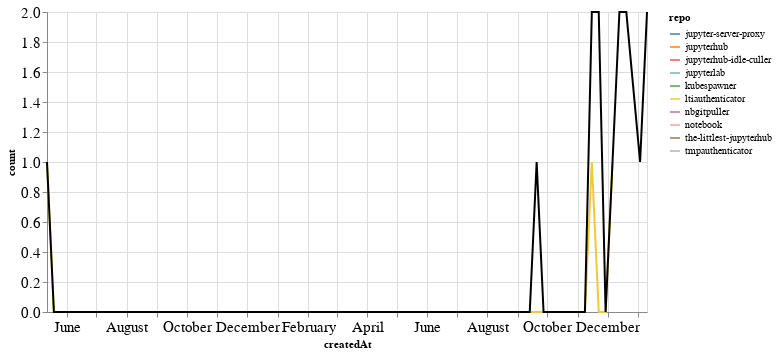

Write notebook code for a chart like this one.
### Markdown cell above
### PRs

### Code cell
prs_time = prs.groupby('repo').resample('W', on='createdAt').count()['author'].reset_index()
prs_time = prs_time.rename(columns={'author': 'count'})
prs_time_total = prs_time.groupby('createdAt').agg({"count": "sum"}).reset_index()

ch1 = alt.Chart(prs_time, width=600).mark_line().encode(
    x='createdAt',
    y='count',
    color='repo',
    tooltip="repo"
)

ch2 = alt.Chart(prs_time_total, width=600).mark_line(color="black").encode(
    x='createdAt',
    y='count',
)

ch1 + ch2

### Figure 1 — Vega-Lite specification as saved in the notebook (floating-point values rounded to 4 significant figures)
{"config": {"axisLeft": {"labelFontSize": 15}, "axisBottom": {"labelFontSize": 15}}, "layer": [{"data": {"name": "data-053a07d5702764309758a24ed65ad767"}, "mark": "line", "encoding": {"color": {"type": "nominal", "field": "repo"}, "tooltip": {"type": "nominal", "field": "repo"}, "x": {"type": "temporal", "field": "createdAt"}, "y": {"type": "quantitative", "field": "count"}}, "width": 600}, {"data": {"name": "data-97ecba3ee1bccc93569a22c69383e7e6"}, "mark": {"type": "line", "color": "black"}, "encoding": {"x": {"type": "temporal", "field": "createdAt"}, "y": {"type": "quantitative", "field": "count"}}, "width": 600}], "$schema": "https://vega.github.io/schema/vega-lite/v4.8.1.json", "datasets": {"data-053a07d5702764309758a24ed65ad767": [{"repo": "jupyter-server-proxy", "createdAt": "2021-01-10T00:00:00", "count": 2}, {"repo": "jupyterhub", "createdAt": "2020-09-20T00:00:00", "count": 1}, {"repo": "jupyterhub-idle-culler", "createdAt": "2020-11-15T00:00:00", "count": 1}, {"repo": "jupyterlab", "createdAt": "2020-11-22T00:00:00", "count": 1}, {"repo": "kubespawner", "createdAt": "2020-12-13T00:00:00", "count": 1}, {"repo": "ltiauthenticator", "createdAt": "2019-05-12T00:00:00", "count": 1}, {"repo": "ltiauthenticator", "createdAt": "2019-05-19T00:00:00", "count": 0}, {"repo": "ltiauthenticator", "createdAt": "2019-05-26T00:00:00", "count": 0}, {"repo": "ltiauthenticator", "createdAt": "2019-06-02T00:00:00", "count": 0}, {"repo": "ltiauthenticator", "createdAt": "2019-06-09T00:00:00", "count": 0}, {"repo": "ltiauthenticator", "createdAt": "2019-06-16T00:00:00", "count": 0}, {"repo": "ltiauthenticator", "createdAt": "2019-06-23T00:00:00", "count": 0}, {"repo": "ltiauthenticator", "createdAt": "2019-06-30T00:00:00", "count": 0}, {"repo": "ltiauthenticator", "createdAt": "2019-07-07T00:00:00", "count": 0}, {"repo": "ltiauthenticator", "createdAt": "2019-07-14T00:00:00", "count": 0}, {"repo": "ltiauthenticator", "createdAt": "2019-07-21T00:00:00", "count": 0}, {"repo": "ltiauthenticator", "createdAt": "2019-07-28T00:00:00", "count": 0}, {"repo": "ltiauthenticator", "createdAt": "2019-08-04T00:00:00", "count": 0}, {"repo": "ltiauthenticator", "createdAt": "2019-08-11T00:00:00", "count": 0}, {"repo": "ltiauthenticator", "createdAt": "2019-08-18T00:00:00", "count": 0}, {"repo": "ltiauthenticator", "createdAt": "2019-08-25T00:00:00", "count": 0}, {"repo": "ltiauthenticator", "createdAt": "2019-09-01T00:00:00", "count": 0}, {"repo": "ltiauthenticator", "createdAt": "2019-09-08T00:00:00", "count": 0}, {"repo": "ltiauthenticator", "createdAt": "2019-09-15T00:00:00", "count": 0}, {"repo": "ltiauthenticator", "createdAt": "2019-09-22T00:00:00", "count": 0}, {"repo": "ltiauthenticator", "createdAt": "2019-09-29T00:00:00", "count": 0}, {"repo": "ltiauthenticator", "createdAt": "2019-10-06T00:00:00", "count": 0}, {"repo": "ltiauthenticator", "createdAt": "2019-10-13T00:00:00", "count": 0}, {"repo": "ltiauthenticator", "createdAt": "2019-10-20T00:00:00", "count": 0}, {"repo": "ltiauthenticator", "createdAt": "2019-10-27T00:00:00", "count": 0}, {"repo": "ltiauthenticator", "createdAt": "2019-11-03T00:00:00", "count": 0}, {"repo": "ltiauthenticator", "createdAt": "2019-11-10T00:00:00", "count": 0}, {"repo": "ltiauthenticator", "createdAt": "2019-11-17T00:00:00", "count": 0}, {"repo": "ltiauthenticator", "createdAt": "2019-11-24T00:00:00", "count": 0}, {"repo": "ltiauthenticator", "createdAt": "2019-12-01T00:00:00", "count": 0}, {"repo": "ltiauthenticator", "createdAt": "2019-12-08T00:00:00", "count": 0}, {"repo": "ltiauthenticator", "createdAt": "2019-12-15T00:00:00", "count": 0}, {"repo": "ltiauthenticator", "createdAt": "2019-12-22T00:00:00", "count": 0}, {"repo": "ltiauthenticator", "createdAt": "2019-12-29T00:00:00", "count": 0}, {"repo": "ltiauthenticator", "createdAt": "2020-01-05T00:00:00", "count": 0}, {"repo": "ltiauthenticator", "createdAt": "2020-01-12T00:00:00", "count": 0}, {"repo": "ltiauthenticator", "createdAt": "2020-01-19T00:00:00", "count": 0}, {"repo": "ltiauthenticator", "createdAt": "2020-01-26T00:00:00", "count": 0}, {"repo": "ltiauthenticator", "createdAt": "2020-02-02T00:00:00", "count": 0}, {"repo": "ltiauthenticator", "createdAt": "2020-02-09T00:00:00", "count": 0}, {"repo": "ltiauthenticator", "createdAt": "2020-02-16T00:00:00", "count": 0}, {"repo": "ltiauthenticator", "createdAt": "2020-02-23T00:00:00", "count": 0}, {"repo": "ltiauthenticator", "createdAt": "2020-03-01T00:00:00", "count": 0}, {"repo": "ltiauthenticator", "createdAt": "2020-03-08T00:00:00", "count": 0}, {"repo": "ltiauthenticator", "createdAt": "2020-03-15T00:00:00", "count": 0}, {"repo": "ltiauthenticator", "createdAt": "2020-03-22T00:00:00", "count": 0}, {"repo": "ltiauthenticator", "createdAt": "2020-03-29T00:00:00", "count": 0}, {"repo": "ltiauthenticator", "createdAt": "2020-04-05T00:00:00", "count": 0}, {"repo": "ltiauthenticator", "createdAt": "2020-04-12T00:00:00", "count": 0}, {"repo": "ltiauthenticator", "createdAt": "2020-04-19T00:00:00", "count": 0}, {"repo": "ltiauthenticator", "createdAt": "2020-04-26T00:00:00", "count": 0}, {"repo": "ltiauthenticator", "createdAt": "2020-05-03T00:00:00", "count": 0}, {"repo": "ltiauthenticator", "createdAt": "2020-05-10T00:00:00", "count": 0}, {"repo": "ltiauthenticator", "createdAt": "2020-05-17T00:00:00", "count": 0}, {"repo": "ltiauthenticator", "createdAt": "2020-05-24T00:00:00", "count": 0}, {"repo": "ltiauthenticator", "createdAt": "2020-05-31T00:00:00", "count": 0}, {"repo": "ltiauthenticator", "createdAt": "2020-06-07T00:00:00", "count": 0}, {"repo": "ltiauthenticator", "createdAt": "2020-06-14T00:00:00", "count": 0}, {"repo": "ltiauthenticator", "createdAt": "2020-06-21T00:00:00", "count": 0}, {"repo": "ltiauthenticator", "createdAt": "2020-06-28T00:00:00", "count": 0}, {"repo": "ltiauthenticator", "createdAt": "2020-07-05T00:00:00", "count": 0}, {"repo": "ltiauthenticator", "createdAt": "2020-07-12T00:00:00", "count": 0}, {"repo": "ltiauthenticator", "createdAt": "2020-07-19T00:00:00", "count": 0}, {"repo": "ltiauthenticator", "createdAt": "2020-07-26T00:00:00", "count": 0}, {"repo": "ltiauthenticator", "createdAt": "2020-08-02T00:00:00", "count": 0}, {"repo": "ltiauthenticator", "createdAt": "2020-08-09T00:00:00", "count": 0}, {"repo": "ltiauthenticator", "createdAt": "2020-08-16T00:00:00", "count": 0}, {"repo": "ltiauthenticator", "createdAt": "2020-08-23T00:00:00", "count": 0}, {"repo": "ltiauthenticator", "createdAt": "2020-08-30T00:00:00", "count": 0}, {"repo": "ltiauthenticator", "createdAt": "2020-09-06T00:00:00", "count": 0}, {"repo": "ltiauthenticator", "createdAt": "2020-09-13T00:00:00", "count": 0}, {"repo": "ltiauthenticator", "createdAt": "2020-09-20T00:00:00", "count": 0}, {"repo": "ltiauthenticator", "createdAt": "2020-09-27T00:00:00", "count": 0}, {"repo": "ltiauthenticator", "createdAt": "2020-10-04T00:00:00", "count": 0}, {"repo": "ltiauthenticator", "createdAt": "2020-10-11T00:00:00", "count": 0}, {"repo": "ltiauthenticator", "createdAt": "2020-10-18T00:00:00", "count": 0}, {"repo": "ltiauthenticator", "createdAt": "2020-10-25T00:00:00", "count": 0}, {"repo": "ltiauthenticator", "createdAt": "2020-11-01T00:00:00", "count": 0}, {"repo": "ltiauthenticator", "createdAt": "2020-11-08T00:00:00", "count": 0}, {"repo": "ltiauthenticator", "createdAt": "2020-11-15T00:00:00", "count": 1}, {"repo": "ltiauthenticator", "createdAt": "2020-11-22T00:00:00", "count": 0}, {"repo": "ltiauthenticator", "createdAt": "2020-11-29T00:00:00", "count": 0}, {"repo": "ltiauthenticator", "createdAt": "2020-12-06T00:00:00", "count": 1}, {"repo": "nbgitpuller", "createdAt": "2020-12-20T00:00:00", "count": 2}, {"repo": "notebook", "createdAt": "2020-11-22T00:00:00", "count": 1}, {"repo": "the-littlest-jupyterhub", "createdAt": "2021-01-03T00:00:00", "count": 1}, {"repo": "tmpauthenticator", "createdAt": "2020-12-13T00:00:00", "count": 1}], "data-97ecba3ee1bccc93569a22c69383e7e6": [{"createdAt": "2019-05-12T00:00:00", "count": 1}, {"createdAt": "2019-05-19T00:00:00", "count": 0}, {"createdAt": "2019-05-26T00:00:00", "count": 0}, {"createdAt": "2019-06-02T00:00:00", "count": 0}, {"createdAt": "2019-06-09T00:00:00", "count": 0}, {"createdAt": "2019-06-16T00:00:00", "count": 0}, {"createdAt": "2019-06-23T00:00:00", "count": 0}, {"createdAt": "2019-06-30T00:00:00", "count": 0}, {"createdAt": "2019-07-07T00:00:00", "count": 0}, {"createdAt": "2019-07-14T00:00:00", "count": 0}, {"createdAt": "2019-07-21T00:00:00", "count": 0}, {"createdAt": "2019-07-28T00:00:00", "count": 0}, {"createdAt": "2019-08-04T00:00:00", "count": 0}, {"createdAt": "2019-08-11T00:00:00", "count": 0}, {"createdAt": "2019-08-18T00:00:00", "count": 0}, {"createdAt": "2019-08-25T00:00:00", "count": 0}, {"createdAt": "2019-09-01T00:00:00", "count": 0}, {"createdAt": "2019-09-08T00:00:00", "count": 0}, {"createdAt": "2019-09-15T00:00:00", "count": 0}, {"createdAt": "2019-09-22T00:00:00", "count": 0}, {"createdAt": "2019-09-29T00:00:00", "count": 0}, {"createdAt": "2019-10-06T00:00:00", "count": 0}, {"createdAt": "2019-10-13T00:00:00", "count": 0}, {"createdAt": "2019-10-20T00:00:00", "count": 0}, {"createdAt": "2019-10-27T00:00:00", "count": 0}, {"createdAt": "2019-11-03T00:00:00", "count": 0}, {"createdAt": "2019-11-10T00:00:00", "count": 0}, {"createdAt": "2019-11-17T00:00:00", "count": 0}, {"createdAt": "2019-11-24T00:00:00", "count": 0}, {"createdAt": "2019-12-01T00:00:00", "count": 0}, {"createdAt": "2019-12-08T00:00:00", "count": 0}, {"createdAt": "2019-12-15T00:00:00", "count": 0}, {"createdAt": "2019-12-22T00:00:00", "count": 0}, {"createdAt": "2019-12-29T00:00:00", "count": 0}, {"createdAt": "2020-01-05T00:00:00", "count": 0}, {"createdAt": "2020-01-12T00:00:00", "count": 0}, {"createdAt": "2020-01-19T00:00:00", "count": 0}, {"createdAt": "2020-01-26T00:00:00", "count": 0}, {"createdAt": "2020-02-02T00:00:00", "count": 0}, {"createdAt": "2020-02-09T00:00:00", "count": 0}, {"createdAt": "2020-02-16T00:00:00", "count": 0}, {"createdAt": "2020-02-23T00:00:00", "count": 0}, {"createdAt": "2020-03-01T00:00:00", "count": 0}, {"createdAt": "2020-03-08T00:00:00", "count": 0}, {"createdAt": "2020-03-15T00:00:00", "count": 0}, {"createdAt": "2020-03-22T00:00:00", "count": 0}, {"createdAt": "2020-03-29T00:00:00", "count": 0}, {"createdAt": "2020-04-05T00:00:00", "count": 0}, {"createdAt": "2020-04-12T00:00:00", "count": 0}, {"createdAt": "2020-04-19T00:00:00", "count": 0}, {"createdAt": "2020-04-26T00:00:00", "count": 0}, {"createdAt": "2020-05-03T00:00:00", "count": 0}, {"createdAt": "2020-05-10T00:00:00", "count": 0}, {"createdAt": "2020-05-17T00:00:00", "count": 0}, {"createdAt": "2020-05-24T00:00:00", "count": 0}, {"createdAt": "2020-05-31T00:00:00", "count": 0}, {"createdAt": "2020-06-07T00:00:00", "count": 0}, {"createdAt": "2020-06-14T00:00:00", "count": 0}, {"createdAt": "2020-06-21T00:00:00", "count": 0}, {"createdAt": "2020-06-28T00:00:00", "count": 0}, {"createdAt": "2020-07-05T00:00:00", "count": 0}, {"createdAt": "2020-07-12T00:00:00", "count": 0}, {"createdAt": "2020-07-19T00:00:00", "count": 0}, {"createdAt": "2020-07-26T00:00:00", "count": 0}, {"createdAt": "2020-08-02T00:00:00", "count": 0}, {"createdAt": "2020-08-09T00:00:00", "count": 0}, {"createdAt": "2020-08-16T00:00:00", "count": 0}, {"createdAt": "2020-08-23T00:00:00", "count": 0}, {"createdAt": "2020-08-30T00:00:00", "count": 0}, {"createdAt": "2020-09-06T00:00:00", "count": 0}, {"createdAt": "2020-09-13T00:00:00", "count": 0}, {"createdAt": "2020-09-20T00:00:00", "count": 1}, {"createdAt": "2020-09-27T00:00:00", "count": 0}, {"createdAt": "2020-10-04T00:00:00", "count": 0}, {"createdAt": "2020-10-11T00:00:00", "count": 0}, {"createdAt": "2020-10-18T00:00:00", "count": 0}, {"createdAt": "2020-10-25T00:00:00", "count": 0}, {"createdAt": "2020-11-01T00:00:00", "count": 0}, {"createdAt": "2020-11-08T00:00:00", "count": 0}, {"createdAt": "2020-11-15T00:00:00", "count": 2}, {"createdAt": "2020-11-22T00:00:00", "count": 2}, {"createdAt": "2020-11-29T00:00:00", "count": 0}, {"createdAt": "2020-12-06T00:00:00", "count": 1}, {"createdAt": "2020-12-13T00:00:00", "count": 2}, {"createdAt": "2020-12-20T00:00:00", "count": 2}, {"createdAt": "2021-01-03T00:00:00", "count": 1}, {"createdAt": "2021-01-10T00:00:00", "count": 2}]}}
